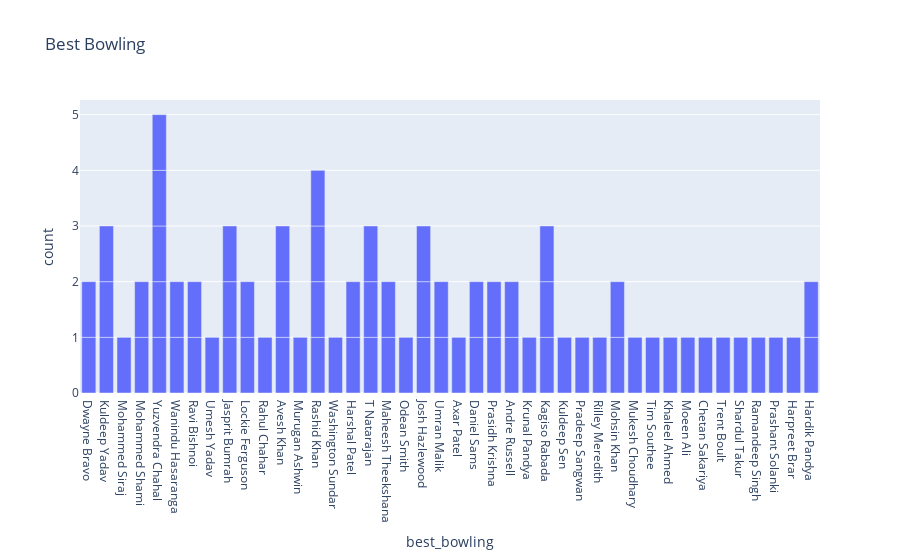

Source (notebook cell):
### Code cell
fig2 = px.bar(df, x=df['best_bowling'],title = "Best Bowling",height = 500)
fig2.show()

### Figure 1 — Plotly figure (JSON) as saved in the notebook; plotly's stock layout.template omitted (floating-point values rounded to 4 significant figures)
{"data": [{"alignmentgroup": "True", "hovertemplate": "best_bowling=%{x}<br>count=%{y}<extra></extra>", "legendgroup": "", "marker": {"color": "#636efa", "pattern": {"shape": ""}}, "name": "", "offsetgroup": "", "orientation": "v", "showlegend": false, "textposition": "auto", "type": "bar", "x": ["Dwayne Bravo", "Kuldeep Yadav", "Mohammed Siraj", "Mohammed Shami", "Yuzvendra Chahal", "Wanindu Hasaranga", "Ravi Bishnoi", "Umesh Yadav", "Jasprit Bumrah", "Lockie Ferguson", "Rahul Chahar", "Avesh Khan", "Yuzvendra Chahal", "Murugan Ashwin", "Ravi Bishnoi", "Rashid Khan", "Washington Sundar", "Harshal Patel", "Kuldeep Yadav", "Yuzvendra Chahal", "T Natarajan", "Maheesh Theekshana", "Odean Smith", "Lockie Ferguson", "T Natarajan", "Avesh Khan", "Josh Hazlewood", "Umran Malik", "Dwayne Bravo", "Yuzvendra Chahal", "Josh Hazlewood", "Axar Patel", "Daniel Sams", "Prasidh Krishna", "Andre Russell", "T Natarajan", "Krunal Pandya", "Kagiso Rabada", "Kuldeep Sen", "Umran Malik", "Kuldeep Yadav", "Kagiso Rabada", "Pradeep Sangwan", "Rilley Meredith", "Mohsin Khan", "Mukesh Choudhary", "Tim Southee", "Kagiso Rabada", "Maheesh Theekshana", "Khaleel Ahmed", "Rashid Khan", "Yuzvendra Chahal", "Avesh Khan", "Wanindu Hasaranga", "Moeen Ali", "Jasprit Bumrah", "Rashid Khan", "Chetan Sakariya", "Daniel Sams", "Harshal Patel", "Andre Russell", "Mohammed Shami", "Trent Boult", "Shardul Takur", "Ramandeep Singh", "Mohsin Khan", "Rashid Khan", "Prashant Solanki", "Jasprit Bumrah", "Harpreet Brar", "Hardik Pandya", "Josh Hazlewood", "Prasidh Krishna", "Hardik Pandya"], "xaxis": "x", "y": [1, 1, 1, 1, 1, 1, 1, 1, 1, 1, 1, 1, 1, 1, 1, 1, 1, 1, 1, 1, 1, 1, 1, 1, 1, 1, 1, 1, 1, 1, 1, 1, 1, 1, 1, 1, 1, 1, 1, 1, 1, 1, 1, 1, 1, 1, 1, 1, 1, 1, 1, 1, 1, 1, 1, 1, 1, 1, 1, 1, 1, 1, 1, 1, 1, 1, 1, 1, 1, 1, 1, 1, 1, 1], "yaxis": "y"}], "layout": {"autosize": true, "barmode": "relative", "legend": {"tracegroupgap": 0}, "title": {"text": "Best Bowling"}, "xaxis": {"anchor": "y", "autorange": true, "domain": [0, 1], "range": [-0.5, 41.5], "title": {"text": "best_bowling"}, "type": "category"}, "yaxis": {"anchor": "x", "autorange": true, "domain": [0, 1], "range": [0, 5.263], "title": {"text": "count"}, "type": "linear"}}}
